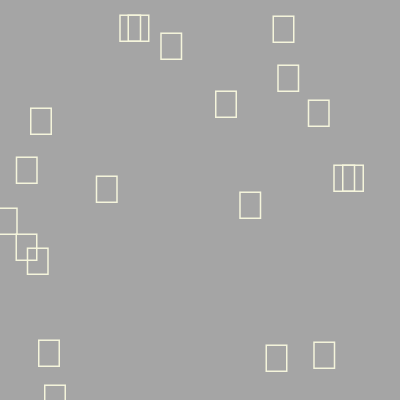
Frame 1 (no input)
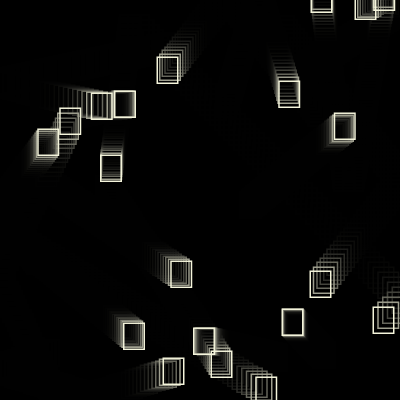
Frame 60 (no input)
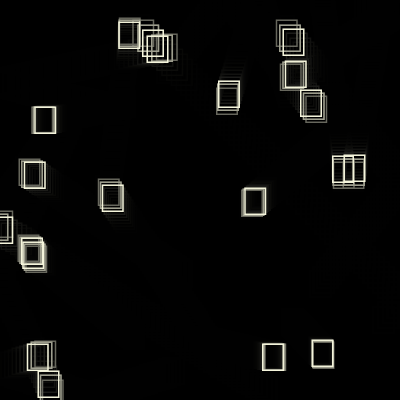
Frame 120 (the mouse pressed at the canvas centre since frame 60)

The p5.js sketch that drew these frames (run headless with seeded random() and noise() and a simulated clock; from frame 60 on, the mouse is pressed at the canvas centre):

// p5.js sketch
// ── sketch.js
let letters = [];

function setup() {
  createCanvas(400, 400);
  for (let i = 0; i < 20; i++) {
    letters.push(
      new BouncingText(
        "",
        random(0, width), //x
        random(0, height), //y
        random(-5, 5), //xv
        random(-5, 5) //yv
      )
    );
  }
}

function draw() {
  background(0, 0, 0, 90);
  noStroke();
  fill("beige");
  textAlign(CENTER, CENTER);
  textSize(width / 10);

  for (let apple of letters) {
    apple.bounce();
    apple.drawText();
    apple.reverseTime();
  }
}

class BouncingText {
  constructor(letter, x, y, xv, yv) {
    this.letter = letter;
    this.x = x;
    this.y = y;
    this.xv = xv;
    this.yv = yv;
  }

  drawText() {
    text(this.letter, this.x, this.y);
  }

  bounce() {
    this.x += this.xv;
    this.y += this.yv;
    if (this.x < 0 || this.x > width) {
      this.xv *= -1;
    }
    if (this.y < 0 || this.y > height) {
      this.yv *= -1;
    }
  }

  reverseTime() {
    if (frameCount % int(frameRate()) == 0) {
      this.xv *= -1;
      this.yv *= -1;
    }
  }
}
